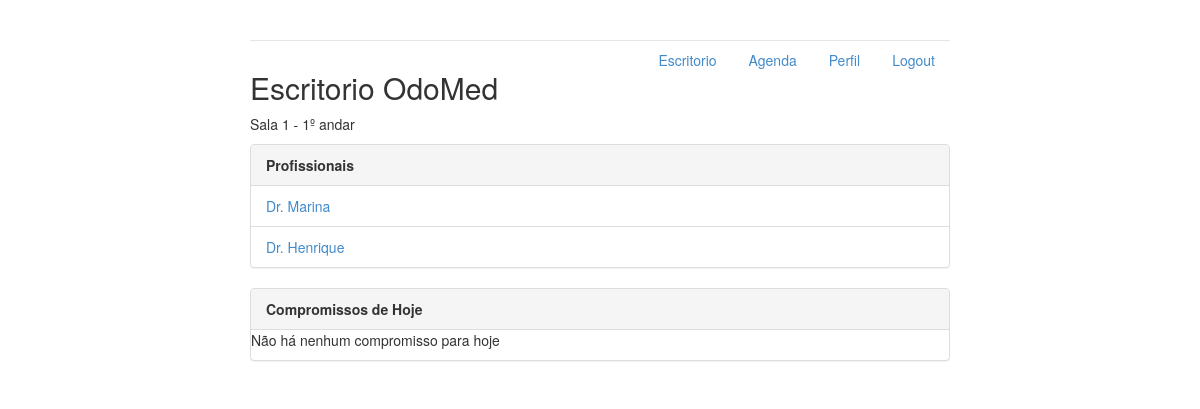
Before: / with the older database file.
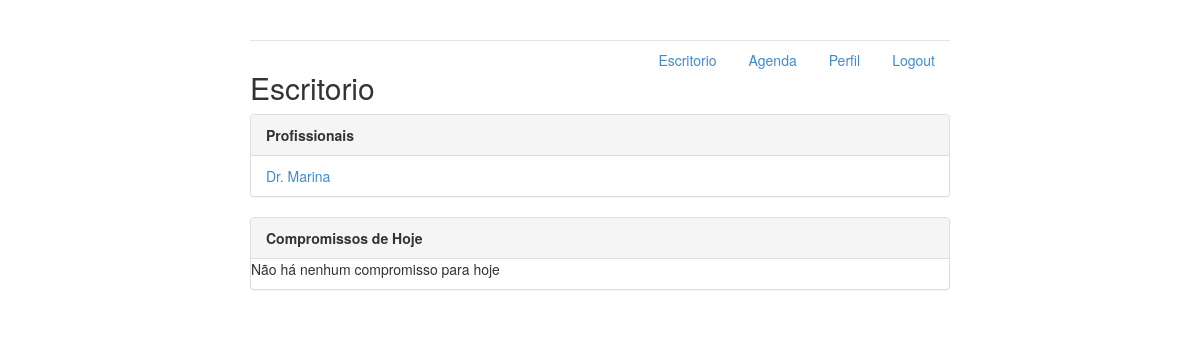
After: the same page with the newer database file.
### agenda/models.py (models this page shows, shortened)
class Escritorio(models.Model):
    nome_escritorio = models.CharField(max_length=120)
    servico = models.CharField(max_length=120)
    def __init__(self, *args, **kwargs):
        super().__init__(*args, **kwargs)

class Sala(models.Model):
    numero = models.CharField(max_length=3)
    andar = models.CharField(max_length=2)
    escritorio = models.ForeignKey(Escritorio, on_delete=models.CASCADE, related_name='salas', null=True)
    def __init__(self, *args, **kwargs):
        super().__init__(*args, **kwargs)

class Profissional(models.Model):
    nome = models.CharField(max_length=120)
    telefone = models.CharField(max_length=10)
    profissao = models.CharField(max_length=120)
    escritorio = models.ForeignKey(Escritorio, on_delete=models.CASCADE, related_name="profissionais", null=True)
    gerente = models.BooleanField(default=False)
    STATUS = (
        ('A', 'Ausente'),
        ('D', 'Disponivel'),
        ('O', 'Ocupado'),
    )
    status = models.CharField(max_length=1, choices=STATUS, default='A')
    usuario = models.OneToOneField(User, related_name="profissional", on_delete=models.CASCADE)
    def __init__(self, *args, **kwargs):
        super().__init__(*args, **kwargs)

### agenda/views.py (the view)
# urls.py: url(r'^$', views.index, name='index'),
def index(request):
    perfil = perfilLogado()
    escritorio = perfil.escritorio
    profissionais = Profissional.objects.filter(escritorio=escritorio)
    salas = Sala.objects.filter(escritorio=escritorio)
    compromissos = ItemAgenda.objects.filter(escritorio=escritorio, data=date.today())
    return render(request,'index.html', {'escritorio':escritorio, 'profissionais':profissionais, 'salas':salas,
                                         'compromissos':compromissos, 'perfilLogado':perfil})

### agenda/views.py (called while the page is built)
def perfilLogado():
    return Profissional.objects.get(id=1)

### agenda/templates/index.html
{% extends 'base.html' %}
{% block body %}
    <h2>Escritorio {{ escritorio.nome_escritorio }}</h2>
    {% for sala in salas %}
        <p>Sala {{ sala.numero }} - {{ sala.andar }}º andar</p>
    {% endfor %}
    <div class="panel panel-default">
        <div class="panel-heading">
            <strong>Profissionais</strong>
        </div>
        {% if profissionais %}
            <ul class="list-group">
            {% for profissional in profissionais %}
                <li class="list-group-item">
                    <a href="{% url 'perfil' profissional.id %}">{{ profissional.nome }}</a>
                </li>
            {% endfor %}
            </ul>
        {% else %}
            <p>Não há nenhum profissional</p>
        {% endif %}
    </div>
    <div class="panel panel-default">
        <div class="panel-heading">
            <strong>Compromissos de Hoje</strong>
        </div>
        {% if compromissos %}
            <ul class="list-group">
            {% for compromisso in compromissos %}
                <li class="list-group-item">
                    <a href="{% url 'compromisso' compromisso.id %}">{{ compromisso }}</a>
                    <p class="pull-right">{{ compromisso.horario }}</p>
                </li>
            {% endfor %}
            </ul>
        {% else %}
            <p>Não há nenhum compromisso para hoje</p>
        {% endif %}
    </div>
{% endblock %}

Changed rows visible on the page:
removed Escritorio: nome_escritorio "OdoMed"
removed Sala: numero "1", andar "1"
removed Profissional: nome "Dr. Henrique"
